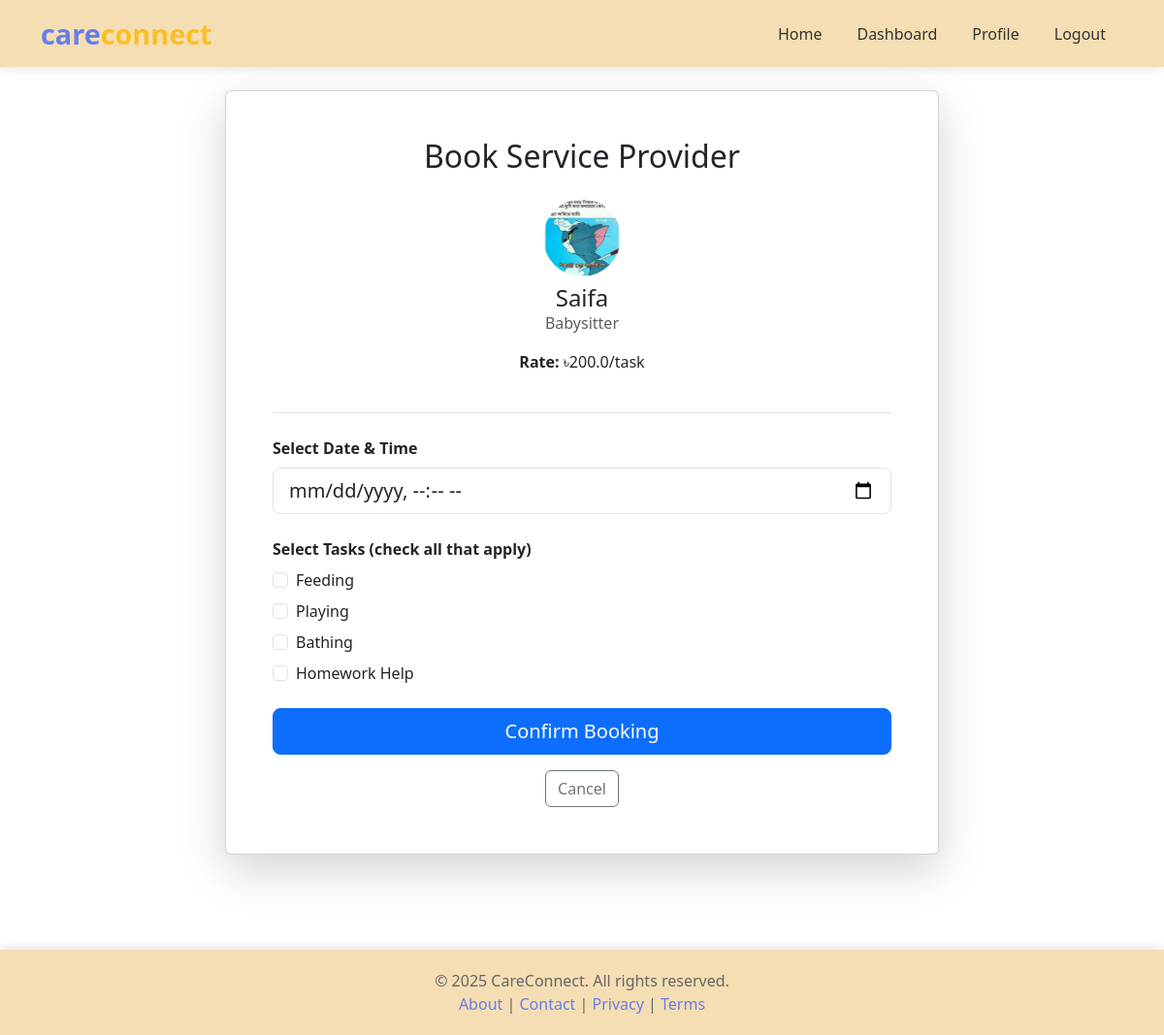
Screenshot of /users/book/1/ (signed in) with the database file from the repository.
### providers/models.py (models this page shows, shortened)
class ServiceProvider(models.Model):
    CATEGORY_CHOICES = [
        ('maid', 'House Maid'),
        ('babysitter', 'Babysitter'),
        ('caregiver', 'Caregiver'),
    ]
    GENDER_CHOICES = [
        ('male', 'Male'),
        ('female', 'Female'),
        ('other', 'Other'),
    ]
    user = models.OneToOneField(User, on_delete=models.CASCADE, related_name='provider_profile')
    name = models.CharField(max_length=100)
    age = models.IntegerField()
    gender = models.CharField(max_length=10, choices=GENDER_CHOICES)
    location = models.CharField(max_length=200)
    experience_year = models.FloatField()
    skills = models.TextField(help_text="Comma-separated")
    category = models.CharField(max_length=20, choices=CATEGORY_CHOICES)
    contactNo = models.CharField(max_length=15)
    hourlyRate = models.FloatField()
    availability = models.BooleanField(default=True)
    profile_image = models.ImageField(upload_to='provider_profiles/', blank=True, null=True)
    created_at = models.DateTimeField(auto_now_add=True)

### users/views.py (the view, shortened to what this page needs)
# urls.py: path('book/<int:pk>/', views.book_provider, name='book_provider'),
@login_required
def book_provider(request, pk):
    provider = ServiceProvider.objects.get(pk=pk)
    context = {
        'provider': provider,
    }
    return render(request, 'users/book_provider.html', context)

### templates/users/book_provider.html (shortened to what this page needs)
{% extends 'base.html' %}
{% block content %}
<div class="container mt-4 mb-5">
    <div class="row justify-content-center">
        <div class="col-md-8">
            <div class="card shadow-lg">
                <div class="card-body p-5">
                    <h2 class="text-center mb-4">Book Service Provider</h2>
                    <div class="text-center mb-4 pb-4 border-bottom">
                        {% if provider.profile_image %}
                        <img src="{{ provider.profile_image.url }}" class="rounded-circle mb-2" width="80" height="80" alt="Profile">
                        {% endif %}
                        <h4 class="mb-0">{{ provider.name }}</h4>
                        <p class="text-muted">{{ provider.get_category_display }}</p>
                        <p><strong>Rate:</strong> ৳{{ provider.hourlyRate }}/task</p>
                    </div>
                    <form method="POST">
                        <div class="mb-4">
                            <label class="form-label"><strong>Select Date & Time</strong></label>
                            <input type="datetime-local" class="form-control form-control-lg" name="dateTime" required>
                        </div>
                        <div class="mb-4">
                            <label class="form-label"><strong>Select Tasks (check all that apply)</strong></label>
                            {% if provider.category == 'maid' %}
                                <div class="form-check mb-2">
                                    <input class="form-check-input" type="checkbox" name="tasks" value="Cleaning" id="task1">
                                    <label class="form-check-label" for="task1"> Cleaning</label>
                                </div>
                                <div class="form-check mb-2">
                                    <input class="form-check-input" type="checkbox" name="tasks" value="Cooking" id="task2">
                                    <label class="form-check-label" for="task2"> Cooking</label>
                                </div>
                                <div class="form-check mb-2">
                                    <input class="form-check-input" type="checkbox" name="tasks" value="Laundry" id="task3">
                                    <label class="form-check-label" for="task3"> Laundry</label>
                                </div>
                                <div class="form-check mb-2">
                                    <input class="form-check-input" type="checkbox" name="tasks" value="Dishwashing" id="task4">
                                    <label class="form-check-label" for="task4"> Dishwashing</label>
                                </div>
                            {% elif provider.category == 'babysitter' %}
                                <div class="form-check mb-2">
                                    <input class="form-check-input" type="checkbox" name="tasks" value="Feeding" id="task1">
                                    <label class="form-check-label" for="task1"> Feeding</label>
                                </div>
                                <div class="form-check mb-2">
                                    <input class="form-check-input" type="checkbox" name="tasks" value="Playing" id="task2">
                                    <label class="form-check-label" for="task2"> Playing</label>
                                </div>
                                <div class="form-check mb-2">
                                    <input class="form-check-input" type="checkbox" name="tasks" value="Bathing" id="task3">
                                    <label class="form-check-label" for="task3"> Bathing</label>
                                </div>
                                <div class="form-check mb-2">
                                    <input class="form-check-input" type="checkbox" name="tasks" value="Homework Help" id="task4">
                                    <label class="form-check-label" for="task4"> Homework Help</label>
                                </div>
                            {% endif %}
                        </div>
                        <button type="submit" class="btn btn-primary w-100 btn-lg">Confirm Booking</button>
                    </form>
                    <div class="text-center mt-3">
                        <a href="{% url 'provider_detail' provider.id %}" class="btn btn-outline-secondary">Cancel</a>
                    </div>
                </div>
            </div>
        </div>
    </div>
</div>
{% endblock %}

### templates/base.html (style rules this page uses)
body { display: flex; flex-direction: column; min-height: 100vh; background: white; }

### rows the page displays
ServiceProvider: profile_image (picture), name "Saifa", category "Babysitter", hourlyRate "200.0"
